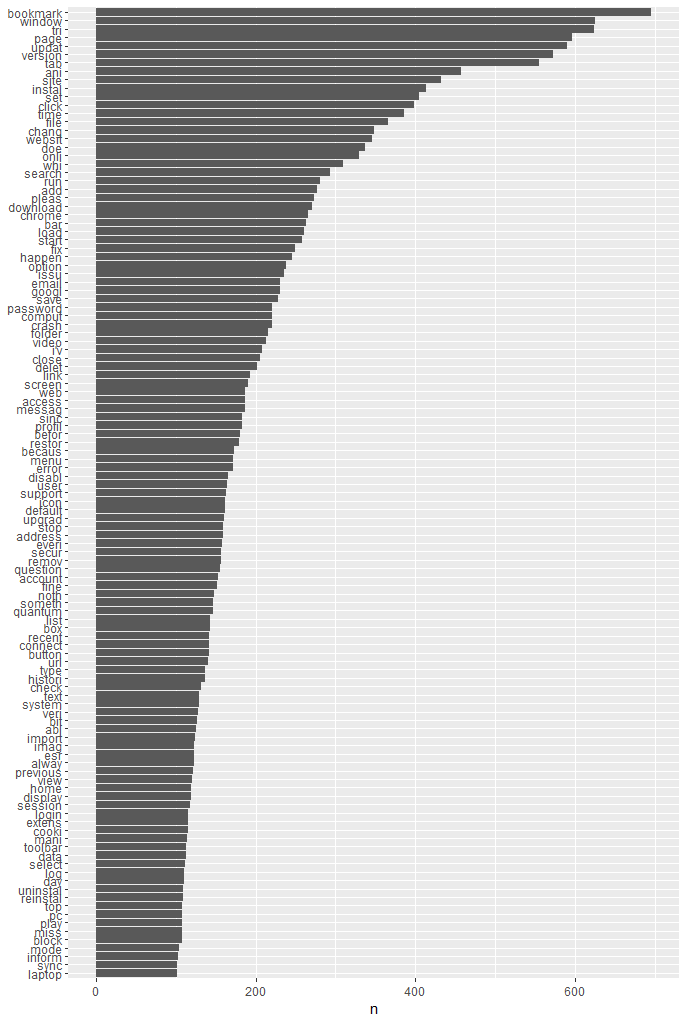

Write the R code that produced this figure.
library(tidyverse)
library(stringr)
library(tokenizers)
library(tidytext)
library(textclean)
library(SnowballC)

ff62_first3weeks = 
  read_csv(
    "https://raw.githubusercontent.com/rtanglao/rt-kitsune-api/master/VISUALIZATIONS/created-20october2018-5-25september-ff-desktop-questions-id-content-created-product-tags-title-topic.csv")
ff62_first3weeks_title_content_concatenated <-
  ff62_first3weeks %>% 
  unite(text, title, content, sep = " ")
ff62_first3weeks_title_content_concatenated <-
  ff62_first3weeks_title_content_concatenated %>% 
  mutate(text = replace_html(text)) 
tidy_ff62_first3weeks <-
  ff62_first3weeks_title_content_concatenated %>% 
  unnest_tokens(word, text)  %>%
 #mutate(word = wordStem(word, language="en"))
  mutate_at("word", funs(wordStem((.), language="en")))  
data(stop_words)
tidy_ff62_first3weeks <-
  tidy_ff62_first3weeks %>% 
  anti_join(stop_words)
ff62_count <- 
  tidy_ff62_first3weeks %>% 
  count(word, sort = TRUE)
ff62_count %>% 
  filter(n > 100) %>% 
  filter(
    !str_detect(word, "firefox|1|2|3|4|5|mozilla|7|8|9|ff|https|browser|computer")) %>% 
  mutate(word = reorder(word, n)) %>% 
  ggplot(aes(word, n)) +
  geom_col() +
  xlab(NULL) +
  coord_flip() 
# which produces:
# snowball-stemmer-firefox62-most-common-words-stop-words-removed-bar-graph.png
